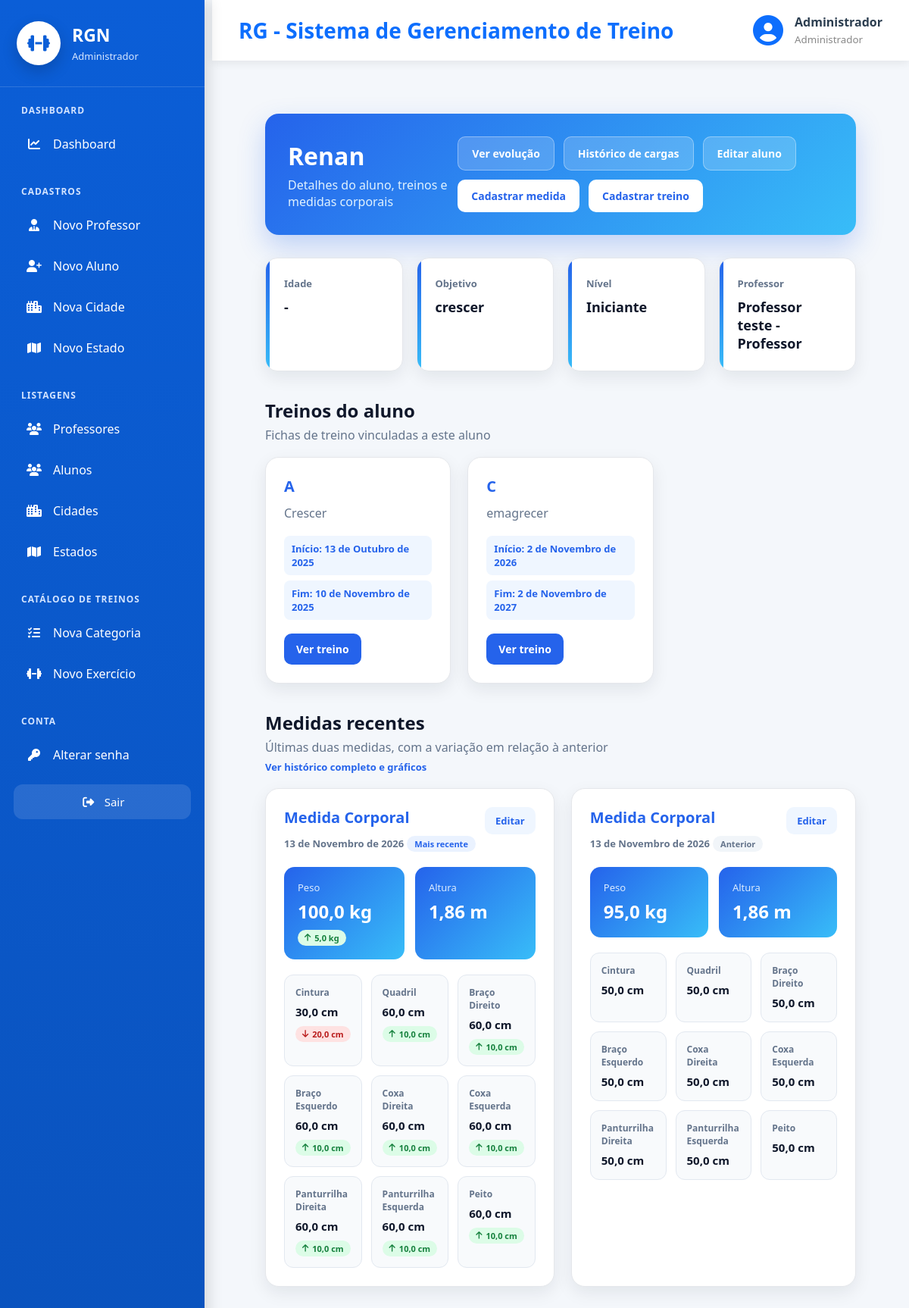
Page /cadastros/detalhe/aluno/5/ (signed in) on the committed database.
### cadastros/models.py (models this page shows, shortened)
class Auditoria(models.Model):
    cadastrado_em = models.DateTimeField(auto_now_add=True, verbose_name="Cadastrado em")
    atualizado_em = models.DateTimeField(auto_now=True, verbose_name="Atualizado em")
    class Meta:
        abstract = True

class Pessoa(Auditoria):
    TIPO_CHOICES = [
        ('ALUNO', 'Aluno'),
        ('PROFESSOR', 'Professor'),
        ('ADMINISTRADOR', 'Administrador')
    ]
    SEXO_CHOICES = [
        ('M', 'Masculino'),
        ('F', 'Feminino'),
        ('O', 'Outro'),
    ]
    NIVEL_CHOICES = [
        (1, 'Iniciante'),
        (2, 'Intermediário'),
        (3, 'Avançado'),
    ]
    tipo = models.CharField(max_length=20, choices=TIPO_CHOICES, verbose_name="Tipo de Pessoa")
    nome = models.CharField(max_length=50, verbose_name="Nome")
    data_nascimento = models.DateField(verbose_name="Data de nascimento",null=True,blank=True,validators=[validar_data_nascimento],)
    cpf = models.CharField(max_length=11, unique=True, verbose_name="CPF")
    telefone = models.CharField(max_length=15, verbose_name="Telefone")
    objetivo = models.TextField(verbose_name="Objetivo", null=True, blank=True)
    sexo = models.CharField(max_length=20, choices=SEXO_CHOICES, verbose_name="Sexo", null=True, blank=True)
    nivel = models.IntegerField(choices=NIVEL_CHOICES, verbose_name="Nível", null=True, blank=True)
    cidade = models.ForeignKey(Cidade, on_delete=models.PROTECT)
    professor = models.ForeignKey("self", on_delete=models.PROTECT, related_name="alunos", limit_choices_to={"tipo": "PROFESSOR"}, null=True, blank=True)
    usuario = models.OneToOneField("auth.User", on_delete=models.CASCADE, related_name="pessoa_usuario")
    precisa_trocar_senha = models.BooleanField(default=False, verbose_name="Precisa trocar a senha")
    def __str__(self):
        return f"{self.nome} - {self.get_tipo_display()}"
    @property
    def idade(self):
        if not self.data_nascimento:
            return None
        hoje = timezone.localdate()
        ja_fez_aniversario = (hoje.month, hoje.day) >= (
            self.data_nascimento.month, self.data_nascimento.day
        )
        return hoje.year - self.data_nascimento.year - (0 if ja_fez_aniversario else 1)

### exercicio/models.py (models this page shows, shortened)
class Treino(Auditoria):
    aluno = models.ForeignKey(Pessoa, on_delete=models.PROTECT, related_name="Treinos")
    nome_treino = models.CharField(max_length=20, verbose_name="Nome do Treino")
    data_inicio = models.DateField(verbose_name="Data de Inicio")
    data_fim = models.DateField(verbose_name="Data de Encerramento")
    descricao = models.CharField(max_length=100, verbose_name="Descrição")
    cadastrado_por = models.ForeignKey(Pessoa, on_delete=models.PROTECT)

### medidas/models.py (models this page shows, shortened)
class Medidas(Auditoria):
    aluno = models.ForeignKey(Pessoa, on_delete=models.PROTECT, related_name="medidas_aluno")
    altura = models.FloatField(verbose_name="Altura")
    peso = models.FloatField(verbose_name="Peso")
    cintura = models.FloatField(verbose_name="Cintura")
    quadril = models.FloatField(verbose_name="Quadril")
    braco_direito = models.FloatField(verbose_name="Braço Direito")
    braco_esquerdo = models.FloatField(verbose_name="Braço Esquerdo")
    coxa_direita = models.FloatField(verbose_name="Coxa Direita")
    coxa_esquerda = models.FloatField(verbose_name="Coxa Esquerda")
    panturrilha_direita = models.FloatField(verbose_name="Panturrilha Direita")
    panturrilha_esquerda = models.FloatField(verbose_name="Panturrilha Esquerda")
    peito = models.FloatField(verbose_name="Peito")
    data_medida = models.DateField(verbose_name="Data da medida")
    cadastrado_por = models.ForeignKey("auth.User", on_delete=models.PROTECT, related_name="cadastrado_por")
    @property
    def altura_em_metros(self):
        return self.altura / 100 if self.altura > 3 else self.altura

### cadastros/views.py (the view)
# urls.py: path('detalhe/aluno/<int:pk>/', PessoaDetail.as_view(), name='detalhe-aluno'),
class PessoaDetail(SomenteDoMeuAlunoMixin, LoginRequiredMixin, GroupRequiredMixin, DetailView):
    campo_aluno = "pk"
    login_url = reverse_lazy('login')
    model = Pessoa
    context_object_name = "aluno"
    template_name = "cadastros/detalhe_aluno.html"
    group_required = ["Professor", "Administrador"]
    def get_context_data(self, **kwargs):
        context = super().get_context_data(**kwargs)
        context["treinos"] = Treino.objects.filter(aluno=self.object)
        medidas = list(
            Medidas.objects.filter(aluno=self.object).order_by("-data_medida", "-id")[:2]
        )
        for medida in medidas:
            medida.variacoes = {}
        if len(medidas) == 2:
            medidas[0].variacoes = calcular_variacoes(medidas[0], medidas[1])
        context["medidas"] = medidas
        return context

### cadastros/permissoes.py (called while the page is built, shortened)
def eh_admin(user):
    return user.is_superuser or user.groups.filter(name="Administrador").exists()

def alunos_do_usuario(user):
    if eh_admin(user):
        return Pessoa.objects.filter(tipo="ALUNO")

    def get_queryset(self):
        return super().get_queryset().filter(
            **{f"{self.campo_aluno}__in": alunos_do_usuario(self.request.user)}
        )

### medidas/utils.py (called while the page is built)
def calcular_variacoes(atual, anterior):
    variacoes = {}
    if anterior is None:
        return variacoes
    for campo in CAMPOS_VARIACAO:
        diferenca = round(getattr(atual, campo) - getattr(anterior, campo), 1)
        if diferenca > 0:
            sentido = 'subiu'
        elif diferenca < 0:
            sentido = 'desceu'
        else:
            sentido = 'igual'
        variacoes[campo] = {'valor': abs(diferenca), 'sentido': sentido}
    return variacoes

### cadastros/templates/cadastros/detalhe_aluno.html (shortened to what this page needs)
{% extends 'modelo.html' %}
{% load static %}
{% block css %}
<link rel="stylesheet" href="{% static 'css/cadastros/detalhe_aluno.css' %}">
{% endblock %}
{% block main %}
<div class="aluno-detalhe">
    <div class="aluno-header">
        <div>
            <h2>{{ aluno.nome }}</h2>
            <p>Detalhes do aluno, treinos e medidas corporais</p>
        </div>
        <div class="aluno-actions">
            <a href="{% url 'evolucao-medidas' aluno.id %}" class="btn-secondary">Ver evolução</a>
            <a href="{% url 'historico-cargas' aluno.id %}" class="btn-secondary">Histórico de cargas</a>
            <a href="{% url 'editar-aluno' aluno.id %}" class="btn-secondary">Editar aluno</a>
            <a href="{% url 'cadastrar-medidas' aluno.id %}" class="btn-primary">Cadastrar medida</a>
            <a href="{% url 'cadastrar-treino' aluno.id  %}" class="btn-primary">Cadastrar treino</a>
        </div>
    </div>
    <div class="info-grid">
        <div class="info-card">
            <span>Idade</span>
            <strong>
                {% if aluno.idade is not None %}
                {{ aluno.idade }} anos
                {% else %}
                -
                {% endif %}
            </strong>
        </div>
        <div class="info-card">
            <span>Objetivo</span>
            <strong>{{ aluno.objetivo }}</strong>
        </div>
        <div class="info-card">
            <span>Nível</span>
            <strong>{{ aluno.get_nivel_display }}</strong>
        </div>
        <div class="info-card">
            <span>Professor</span>
            <strong>{{ aluno.professor }}</strong>
        </div>
    </div>
    <div class="section-title">
        <h3>Treinos do aluno</h3>
        <p>Fichas de treino vinculadas a este aluno</p>
    </div>
    <div class="treino-grid">
        {% for treino in treinos %}
        <div class="treino-card">
            <h4>{{ treino.nome_treino }}</h4>
            <p>{{ treino.descricao }}</p>
            <div class="treino-info">
                <span>Início: {{ treino.data_inicio }}</span>
                <span>Fim: {{ treino.data_fim }}</span>
            </div>
            <a href="{% url 'detalhe-treino' treino.id %}" class="btn-ver-treino">
                Ver treino
            </a>
        </div>
        {% empty %}
        <div class="empty-card">
            <p>Este aluno ainda não possui treinos cadastrados.</p>
        </div>
        {% endfor %}
    </div>
    <div class="section-title">
        <h3>Medidas recentes</h3>
        <p>Últimas duas medidas, com a variação em relação à anterior</p>
        <a href="{% url 'evolucao-medidas' aluno.id %}" class="link-evolucao">
            Ver histórico completo e gráficos
        </a>
    </div>
    <div class="medidas-grid">
        {% for medida in medidas %}
        <div class="medida-card">
            <div class="medida-card-header">
                <div>
                    <h4>Medida Corporal</h4>
                    <span>{{ medida.data_medida }}</span>
                    <em class="medida-tag{% if forloop.first %} atual{% endif %}">
                        {% if forloop.first %}Mais recente{% else %}Anterior{% endif %}
                    </em>
                </div>
                <a href="{% url 'editar-medidas' medida.id %}" class="btn-editar-medida">
                    Editar
                </a>
            </div>
            <div class="medida-principal">
                <div>
                    <span>Peso</span>
                    <strong>{{ medida.peso }} kg</strong>
                    {% include 'cadastros/_variacao.html' with v=medida.variacoes.peso unidade='kg' %}
                </div>
                <div>
                    <span>Altura</span>
                    <strong>{{ medida.altura_em_metros|floatformat:2 }} m</strong>
                </div>
            </div>
            <div class="medida-dados">
                <div class="medida-item">
                    <span>Cintura</span>
                    <strong>{{ medida.cintura }} cm</strong>
                    {% include 'cadastros/_variacao.html' with v=medida.variacoes.cintura unidade='cm' %}
                </div>
                <div class="medida-item">
                    <span>Quadril</span>
                    <strong>{{ medida.quadril }} cm</strong>
                    {% include 'cadastros/_variacao.html' with v=medida.variacoes.quadril unidade='cm' %}
                </div>
                <div class="medida-item">
                    <span>Braço Direito</span>
                    <strong>{{ medida.braco_direito }} cm</strong>
                    {% include 'cadastros/_variacao.html' with v=medida.variacoes.braco_direito unidade='cm' %}
                </div>
                <div class="medida-item">
                    <span>Braço Esquerdo</span>
                    <strong>{{ medida.braco_esquerdo }} cm</strong>
                    {% include 'cadastros/_variacao.html' with v=medida.variacoes.braco_esquerdo unidade='cm' %}
                </div>
                <div class="medida-item">
                    <span>Coxa Direita</span>
                    <strong>{{ medida.coxa_direita }} cm</strong>
                    {% include 'cadastros/_variacao.html' with v=medida.variacoes.coxa_direita unidade='cm' %}
                </div>
                <div class="medida-item">
                    <span>Coxa Esquerda</span>
                    <strong>{{ medida.coxa_esquerda }} cm</strong>
                    {% include 'cadastros/_variacao.html' with v=medida.variacoes.coxa_esquerda unidade='cm' %}
                </div>
                <div class="medida-item">
                    <span>Panturrilha Direita</span>
                    <strong>{{ medida.panturrilha_direita }} cm</strong>
                    {% include 'cadastros/_variacao.html' with v=medida.variacoes.panturrilha_direita unidade='cm' %}
                </div>
                <div class="medida-item">
                    <span>Panturrilha Esquerda</span>
                    <strong>{{ medida.panturrilha_esquerda }} cm</strong>
                    {% include 'cadastros/_variacao.html' with v=medida.variacoes.panturrilha_esquerda unidade='cm' %}
                </div>
                <div class="medida-item">
                    <span>Peito</span>
                    <strong>{{ medida.peito }} cm</strong>
                    {% include 'cadastros/_variacao.html' with v=medida.variacoes.peito unidade='cm' %}
                </div>
            </div>
        </div>
        {% endfor %}
    </div>
</div>
{% endblock %}

### paginas/templates/modelo.html (shortened to what this page needs)
{% load static %}
<!DOCTYPE html>
<html lang="pt-br">
<head>
    <link rel="stylesheet" href="{% static 'css/paginas/modelo.css' %}">
    <link rel="stylesheet" href="{% static 'css/paginas/menu.css' %}">
    <link rel="stylesheet" href="{% static 'css/paginas/dashboard/dashboard_admin.css' %}">
    <link rel="stylesheet" href="{% static 'css/paginas/dashboard/dashboard_aluno.css' %}">
    <link rel="stylesheet" href="{% static 'css/paginas/dashboard/dashboard_professor.css' %}">
    <link rel="stylesheet"
          href="https://cdnjs.cloudflare.com/ajax/libs/font-awesome/6.7.2/css/all.min.css">
    {% block css %}
    {% endblock %}
</head>
<body>
<div class="layout">
    {% if request.user.is_authenticated %}
        {% if is_admin %}
            {% include 'menus/menu_admin.html' %}
        {% elif is_professor %}
            {% include 'menus/menu_professor.html' %}
        {% elif is_aluno %}
            {% include 'menus/menu_aluno.html' %}
        {% endif %}
    {% endif %}
    <div class="main-area">
        <header class="topbar">
            <div class="titulo">
                <h2>
                    {% block titulo %}
                        RG - Sistema de Gerenciamento de Treino
                    {% endblock %}
                </h2>
            </div>
            {% if request.user.is_authenticated %}
            <div class="usuario">
                <i class="fas fa-circle-user"></i>
                <div>
                    <strong>
                        {{ request.user.pessoa_usuario.nome }}
                    </strong>
                    <small>
                        {% if is_admin %}
                            Administrador
                        {% elif is_professor %}
                            Professor
                        {% elif is_aluno %}
                            Aluno
                        {% endif %}
                    </small>
                </div>
            </div>
            {% endif %}
        </header>
        <main class="conteudo">
            {% block main %}
            {% endblock %}
        </main>
    </div>
</div>
</body>
</html>

### cadastros/templates/cadastros/_variacao.html
{% if v %}
<em class="variacao variacao-{{ v.sentido }}" title="Variação em relação à medida anterior">
    {% if v.sentido == 'subiu' %}
    <i class="fas fa-arrow-up"></i>
    {% elif v.sentido == 'desceu' %}
    <i class="fas fa-arrow-down"></i>
    {% else %}
    <i class="fas fa-minus"></i>
    {% endif %}
    {% if v.sentido != 'igual' %}{{ v.valor|floatformat:1 }} {{ unidade }}{% endif %}
</em>
{% endif %}

### static/css/paginas/modelo.css (style rules this page uses)
* { margin:0; padding:0; box-sizing:border-box; font-family:"Segoe UI",sans-serif; }
body { background:#f4f7fb; color:#2c3e50; }
.layout { display:flex; min-height:100vh; }
.main-area { margin-left:280px; width:calc(100% - 280px); display:flex; flex-direction:column; }
.topbar { height:80px; background:white; display:flex; justify-content:space-between; align-items:center; padding:0 35px; box-shadow:0 3px 12px rgba(0,0,0,.08); }
.titulo h2 { color:#0d6efd; font-size:28px; }
.usuario { display:flex; align-items:center; gap:15px; }
.usuario i { font-size:40px; color:#0d6efd; }
.usuario strong { display:block; font-size:16px; }
.usuario small { color:#888; }
.conteudo { flex:1; padding:35px; }

### static/css/paginas/dashboard/dashboard_admin.css (style rules this page uses)
* { margin:0; padding:0; box-sizing:border-box; }

### static/css/paginas/dashboard/dashboard_aluno.css (style rules this page uses)
.variacao { display:inline-flex; align-items:center; gap:5px; font-style:normal; font-size:11px; font-weight:700; padding:3px 9px; border-radius:12px; white-space:nowrap; }
.variacao-subiu { background:#dcfce7; color:#15803d; }
.variacao-desceu { background:#fee2e2; color:#b91c1c; }

### rows in the picture
Pessoa: nome "Renan", objetivo "crescer", nivel "Iniciante", professor "Professor teste - Professor"
Treino: nome_treino "A", descricao "Crescer", data_inicio "13 de Outubro de 2025", data_fim "10 de Novembro de 2025"
Treino: nome_treino "C", descricao "emagrecer", data_inicio "2 de Novembro de 2026", data_fim "2 de Novembro de 2027"
Medidas: data_medida "13 de Novembro de 2026", shows "Mais recente", peso "100,0", valor "5,0 20,0 10,0 10,0 10,0 10,0 10,0 10,0 10,0 10,0", unidade "kg cm cm cm cm cm cm cm cm cm", altura_em_metros "1,86", cintura "30,0", quadril "60,0", braco_direito "60,0", braco_esquerdo "60,0", coxa_direita "60,0", coxa_esquerda "60,0", panturrilha_direita "60,0", panturrilha_esquerda "60,0", peito "60,0"
Medidas: data_medida "13 de Novembro de 2026", shows "Anterior", peso "95,0", altura_em_metros "1,86", cintura "50,0", quadril "50,0", braco_direito "50,0", braco_esquerdo "50,0", coxa_direita "50,0", coxa_esquerda "50,0", panturrilha_direita "50,0", panturrilha_esquerda "50,0", peito "50,0"

### other values in the picture
{{ request.user.pessoa_usuario.nome }} "Administrador"
